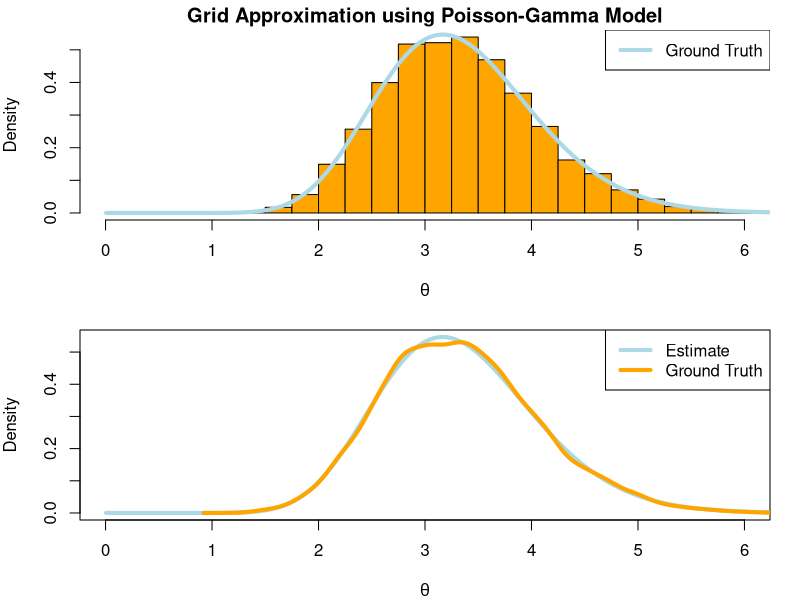
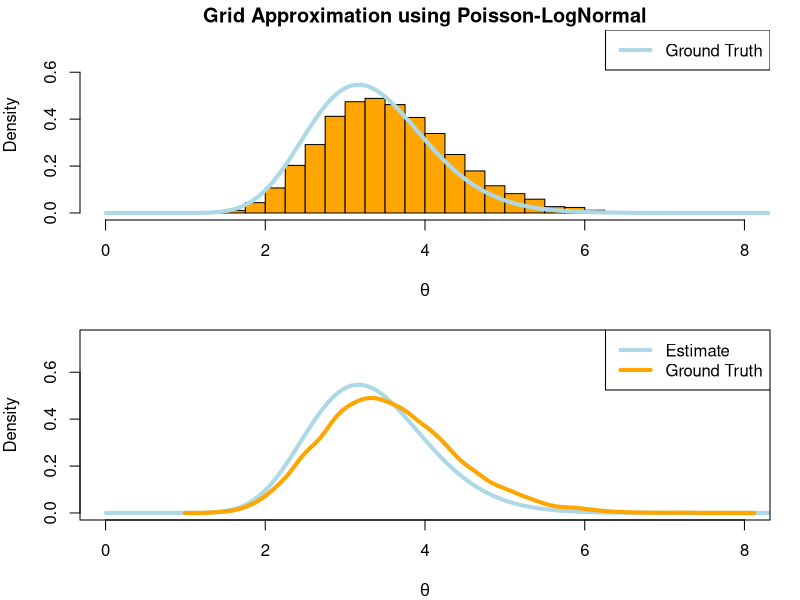

Here is the R script that generated these plots, in order:
## ---- chunk 1
true_theta <- 3
a <- b <- 1
n <- 5
set.seed(123)

y <- rpois(n,true_theta)
#Un-normalized Posterior (numerator for gamma distribution)
q <- function(theta,y,n,alpha,beta){
  theta^(alpha + sum(y) - 1) * exp(-(n + beta)*theta)
}

#Explore theta on (0,25) --> Need a fixed range 
low_bound <- 0
high_bound <- 20
#Grid increment
i <- 0.01
grid <- seq(low_bound + i/2, high_bound - i/2,by = i)
n_sim <- 10000
grid_n <- length(grid)
grid_val <- q(grid,y,n,a,b)
#Normalize to create a proper categorical distribution
grid_norm <- grid_val/sum(grid_val)

## Simulate values
sim_idx <- sample(1:grid_n,n_sim,prob = grid_norm,replace = TRUE)

#Noise parameter
e <- runif(n_sim,-i/2,i/2)
theta_sim <- grid[sim_idx] + e

par(mfrow = c(2,1),mar = c(4,4,1.5,1.5))
## Visualize with histogram
hist(theta_sim,col = 'orange',breaks = seq(0,8,0.25), probability = TRUE,
     main = 'Grid Approximation using Poisson-Gamma Model',
     xlab = expression(theta),xlim = c(0,6))
lines(grid,dgamma(grid,a + sum(y),b + n),col = 'lightblue',lwd = 4)
legend('topright', legend = 'Ground Truth', col = 'lightblue',lwd = 4)
## Visualize with density estimate
plot(grid,dgamma(grid,a + sum(y),b + n), type = 'l',col = 'lightblue',lwd = 4, ylab = 'Density',
     xlab = expression(theta),xlim = c(0,6))
lines(density(theta_sim),col = 'orange',lwd = 4)
legend('topright', legend = c('Estimate','Ground Truth'), col = c('lightblue','orange'),lwd = 4)
## ---- chunk 2
#Approximating the distribution we generated in the previous example
q <- function(theta,y,n,mu,sigma2){
  theta^(sum(y) - 1) * exp(-n*theta-(log(theta)-mu)^2 / (2*sigma2))
}
mu <- 0
sigma2 <-1
#Explore theta on (0,25) --> Need a fixed range 
low_bound <- 0
high_bound <- 20
#Grid increment
i <- 0.01
grid <- seq(low_bound + i/2, high_bound - i/2,by = i)
grid_val <- q(grid,y,n,mu,sigma2)
grid_norm <- grid_val/sum(grid_val)

## Simulate values
sim_idx <- sample(1:grid_n,n_sim,prob = grid_norm,replace = TRUE)
#Noise parameter
e <- runif(n_sim,-i/2,i/2)
theta_sim <- grid[sim_idx] + e

## Visualize
par(mfrow = c(2,1),mar = c(4,4,1.5,1.5))
#plot 1
hist(theta_sim,col = 'orange',breaks = seq(0,8,0.25), probability = TRUE,
     main = 'Grid Approximation using Poisson-LogNormal',
     xlab = expression(theta),xlim = c(0,8),ylim = c(0,0.75))
lines(grid,dgamma(grid,a + sum(y),b + n),col = 'lightblue',lwd = 4)
legend('topright', legend = 'Ground Truth', col = 'lightblue',lwd = 4)
##plot 2
plot(grid,dgamma(grid,a + sum(y),b + n), type = 'l',col = 'lightblue',lwd = 4, ylab = 'Density',
     xlab = expression(theta),xlim = c(0,8),ylim = c(0,0.75))
lines(density(theta_sim),col = 'orange',lwd = 4)
legend('topright', legend = c('Estimate','Ground Truth'), col = c('lightblue','orange'),lwd = 4)

